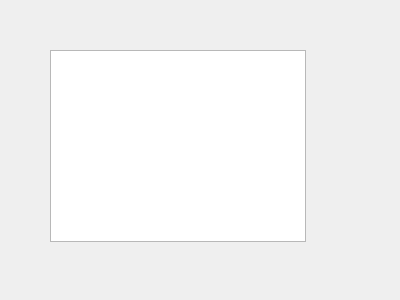
<?xml version="1.0" encoding="UTF-8"?>
<ui version="4.0">
 <class>Section_page</class>
 <widget class="QWidget" name="Section_page">
  <property name="geometry">
   <rect>
    <x>0</x>
    <y>0</y>
    <width>400</width>
    <height>300</height>
   </rect>
  </property>
  <property name="windowTitle">
   <string>Section_page</string>
  </property>
  <widget class="QTableWidget" name="tableWidget">
   <property name="geometry">
    <rect>
     <x>50</x>
     <y>50</y>
     <width>256</width>
     <height>192</height>
    </rect>
   </property>
  </widget>
 </widget>
 <layoutdefault spacing="6" margin="11"/>
 <resources/>
 <connections/>
</ui>
